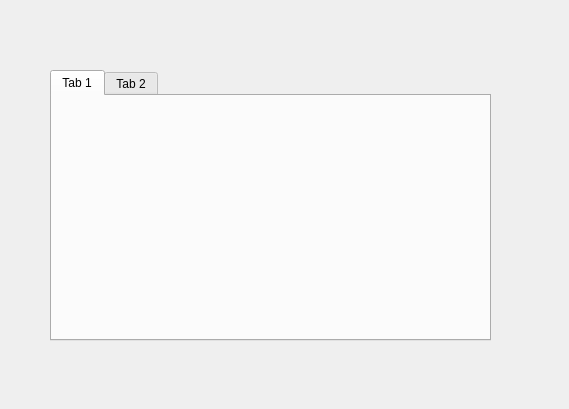
<?xml version="1.0" encoding="UTF-8"?>
<ui version="4.0">
 <class>Form</class>
 <widget class="QWidget" name="Form">
  <property name="geometry">
   <rect>
    <x>0</x>
    <y>0</y>
    <width>569</width>
    <height>409</height>
   </rect>
  </property>
  <property name="windowTitle">
   <string>Form</string>
  </property>
  <widget class="QTabWidget" name="tabWidget">
   <property name="geometry">
    <rect>
     <x>50</x>
     <y>70</y>
     <width>441</width>
     <height>271</height>
    </rect>
   </property>
   <widget class="QWidget" name="tab">
    <attribute name="title">
     <string>Tab 1</string>
    </attribute>
   </widget>
   <widget class="QWidget" name="tab_2">
    <attribute name="title">
     <string>Tab 2</string>
    </attribute>
   </widget>
  </widget>
 </widget>
 <resources/>
 <connections/>
</ui>
